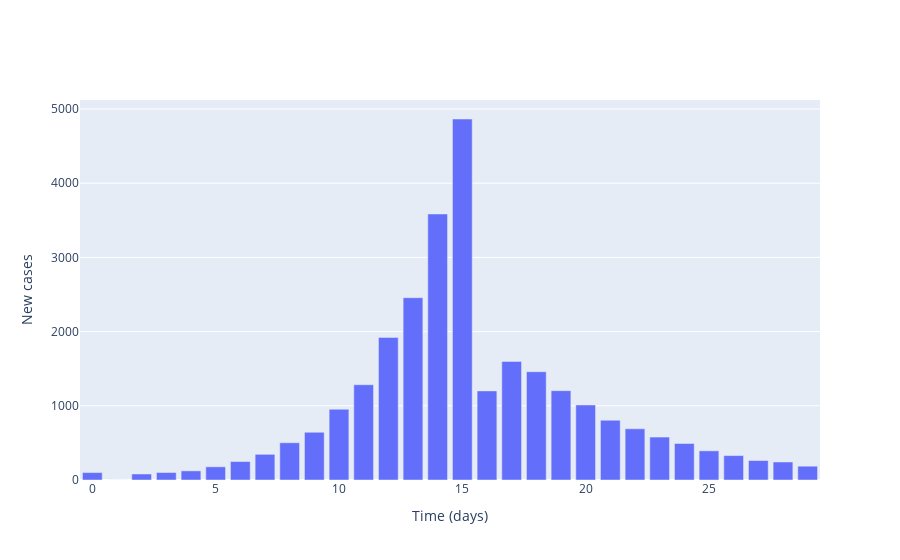

This figure's notebook cell:
### Markdown cell above
## Plot local incidence numbers

### Code cell
# Plot (bar chart cases each day)
fig = go.Figure()

# Plot of incidences
fig.add_trace(
    go.Bar(
        x=times,
        y=cases,
        name='Incidences'
    )
)

# Add axis labels
fig.update_layout(
    xaxis_title='Time (days)',
    yaxis_title='New cases'
)

fig.show()

### Figure 1 — Plotly figure (JSON) as saved in the notebook; plotly's stock layout.template omitted (floating-point values rounded to 4 significant figures)
{"data": [{"name": "Incidences", "type": "bar", "x": [0, 1, 2, 3, 4, 5, 6, 7, 8, 9, 10, 11, 12, 13, 14, 15, 16, 17, 18, 19, 20, 21, 22, 23, 24, 25, 26, 27, 28, 29], "y": [100, 0, 81, 101, 123, 178, 249, 346, 502, 643, 953, 1284, 1922, 2457, 3585, 4865, 1201, 1598, 1459, 1204, 1011, 806, 690, 578, 492, 393, 329, 262, 243, 186]}], "layout": {"xaxis": {"title": {"text": "Time (days)"}}, "yaxis": {"title": {"text": "New cases"}}}}
